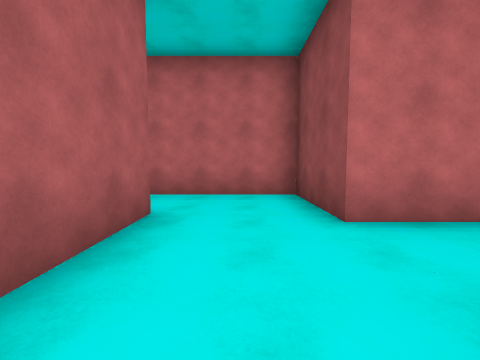
view 1 (above)

16 first-person views from a walk through a 3-D level made in the Unity game engine. The camera is 1.4 m above the floor, tilts 4° down and sees 90° across. The floor is counted in squares, 2 m on a side. Each view is taken from the middle of a square. On the plan, view 1 faces up. The plan holds only what a view shows up to about 9 squares ahead; the rest is blank. Surface patterns are stand-ins for the level's own textures.

view 2
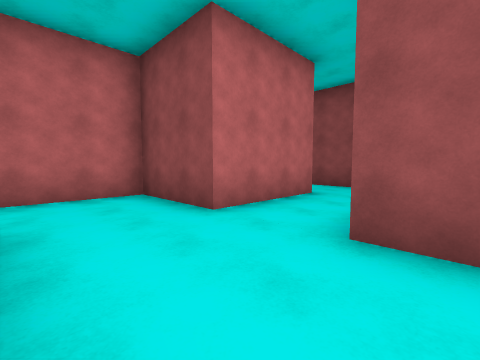

view 3
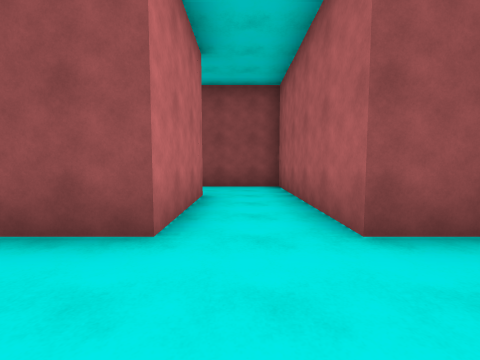

view 4
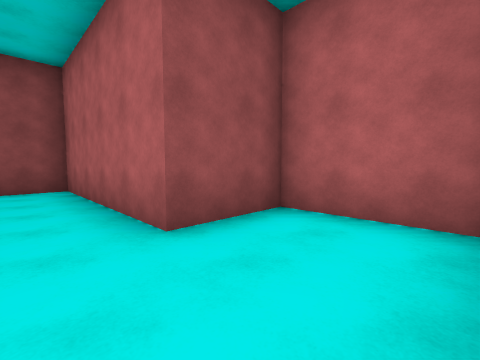

view 5
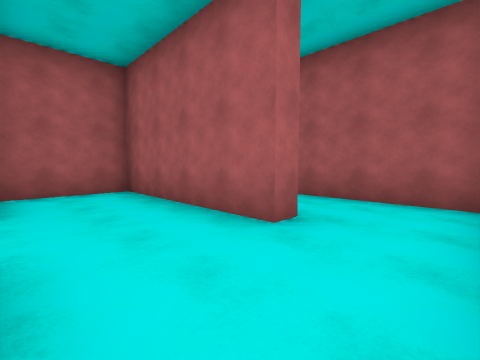

view 6
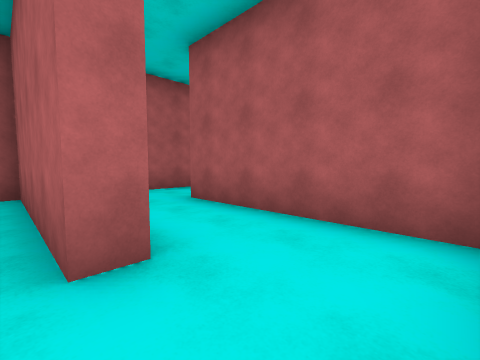

view 7
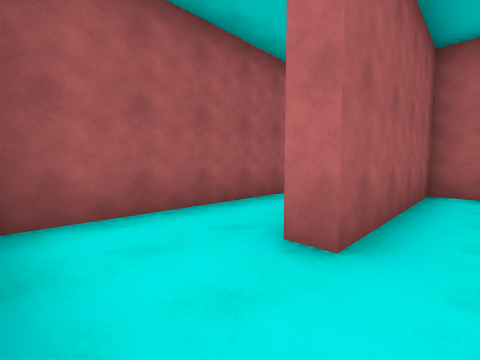

view 8
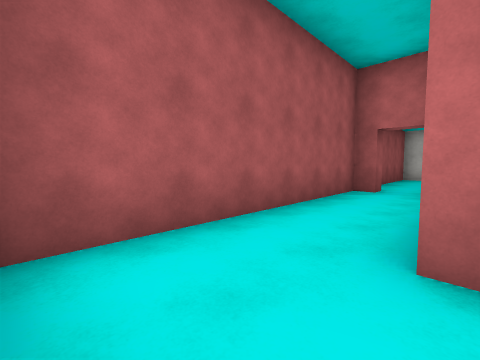

view 9
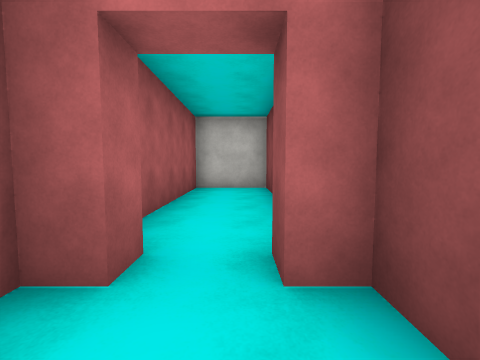

view 10
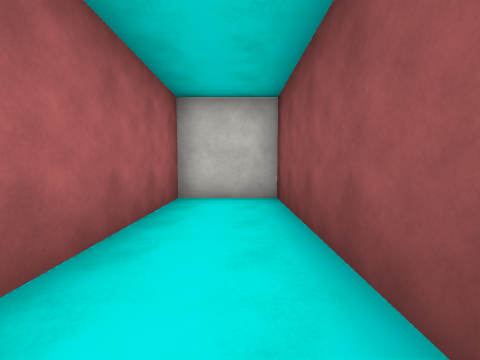

view 11
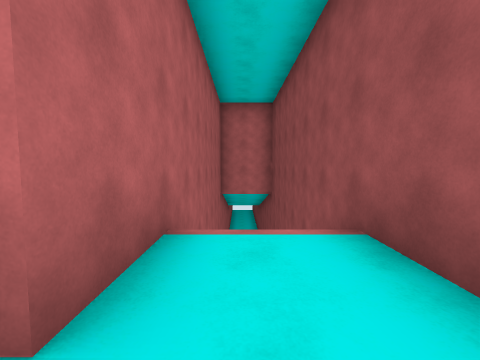

view 12
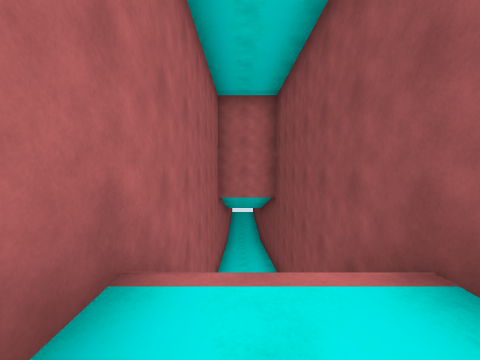

view 13
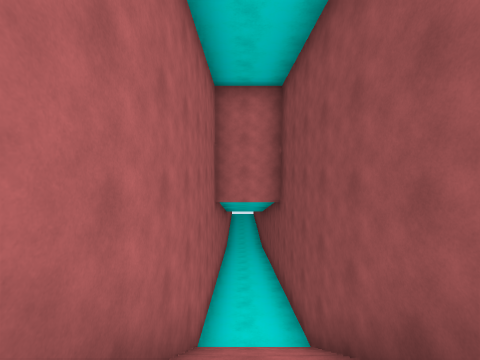

view 14
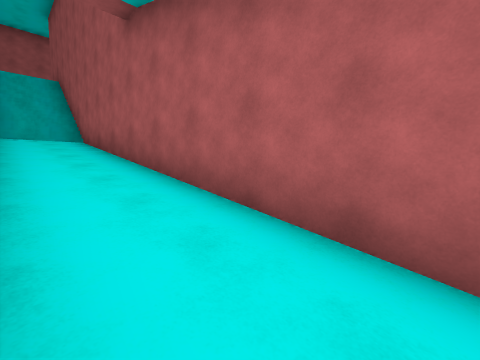

view 15
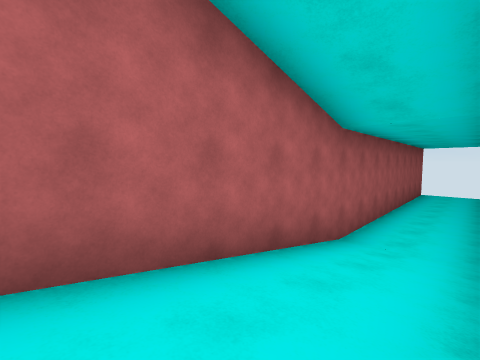

view 16
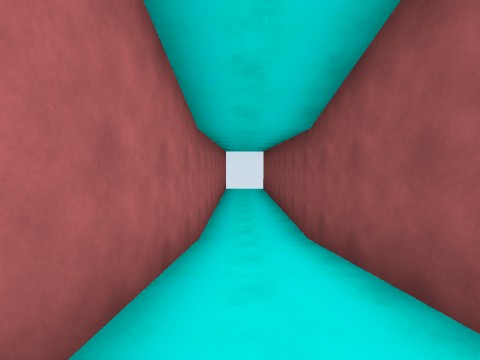

### Floor plan
Key: @ floor where view 1 was taken; # wall or solid block; . main floor; - floor 8 m lower than the main floor; / step, stairs or slope.
Columns run from 7 left of view 1 to 7 right of it. Each row starts with its distance up from view 1.
 25             --
 24            #--
 23            #--
 22            #--#
 21            #--#
 20            #--#
 19            #--#
 18            #--#
 17            #//#
 16            #//#
 15            #//#
 14            #//#
 13            #//#
 12            #//#
 11 ####       #//#
 10 #..#       #//#
  9 #..#       #//#
  8 #..#       #//#
  7 #..#       #//#
  6 ##.####### #//#
  5 #..#.....# #//#
  4 #..#.....# #..#
  3 #..#.#...###..#
  2 #..#.#........#
  1 #..#.#........#
  0 #....#.@.######
 -1 #....#...#
 -2   ## #####

Where each view was taken, in squares from view 1:
view 1: 0 up, 0 right, facing up
view 2: 0 up, 1 left, facing up-right
view 3: 2 up, 1 left, facing right
view 4: 2 up, 1 left, facing down-right
view 5: 5 up, 1 right, facing down-left
view 6: 5 up, 1 left, facing down-left
view 7: 1 down, 3 left, facing up-left
view 8: 1 down, 4 left, facing up-left
view 9: 4 up, 5 left, facing up
view 10: 6 up, 5 left, facing up
view 11: 2 up, 5 right, facing up
view 12: 3 up, 5 right, facing up
view 13: 4 up, 5 right, facing up
view 14: 16 up, 6 right, facing down-left
view 15: 13 up, 6 right, facing up-left
view 16: 13 up, 5 right, facing up
